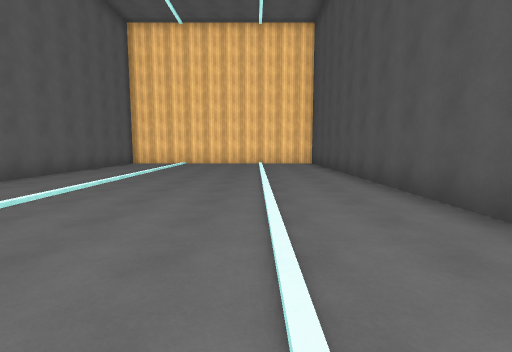
view 1 (above)

19 first-person views from a walk through a 3-D level made in the Unity game engine. The camera is 1.5 m above the floor, tilts 6° down and sees 85° across. The floor is counted in squares, 2 m on a side. Each view is taken from the middle of a square. On the plan, view 1 faces up. The plan holds only what a view shows up to about 10 squares ahead; the rest is blank. The place goes on beyond the plan. Surface patterns are stand-ins for the level's own textures.

view 2
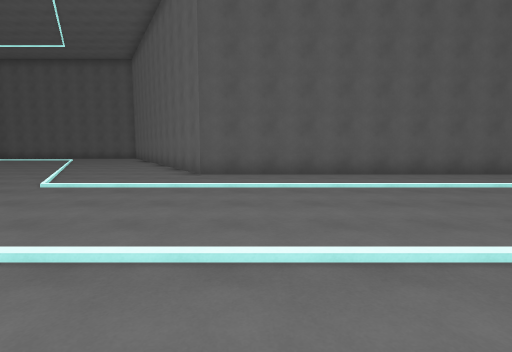

view 3
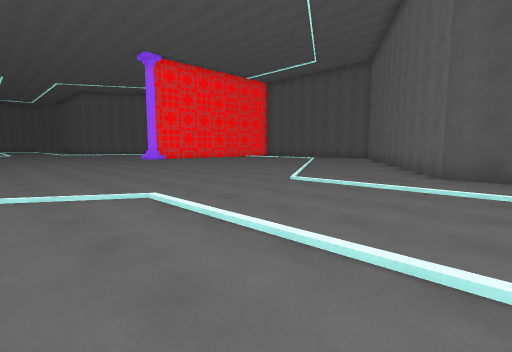

view 4
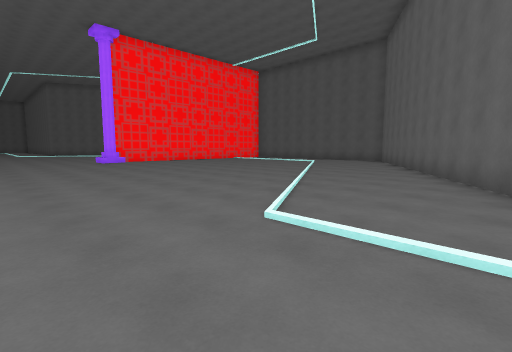

view 5
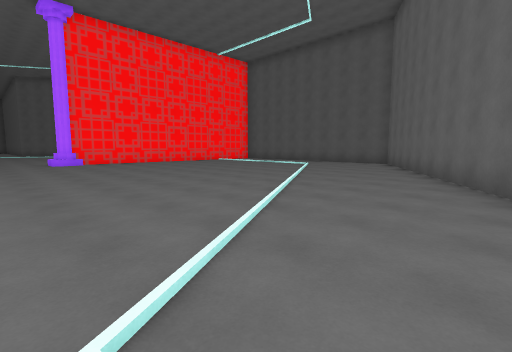

view 6
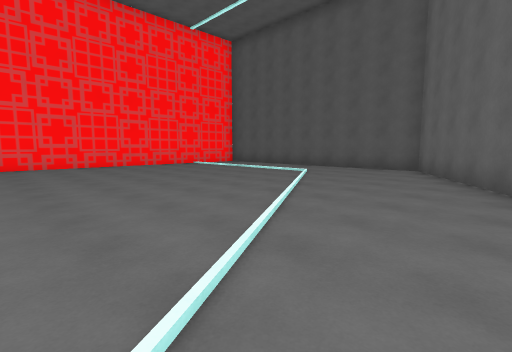

view 7
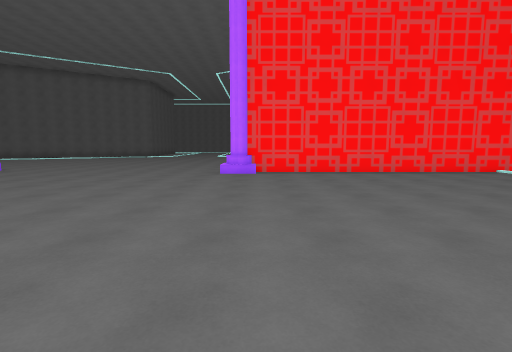

view 8
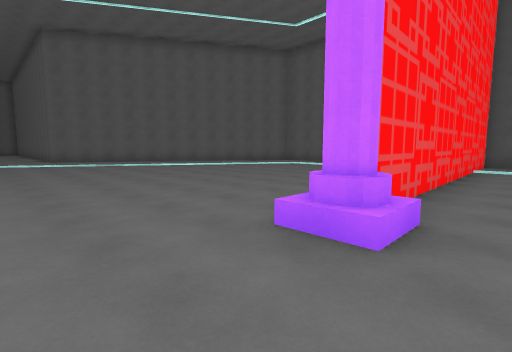

view 9
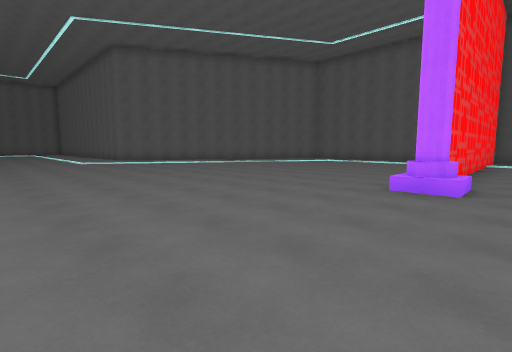

view 10
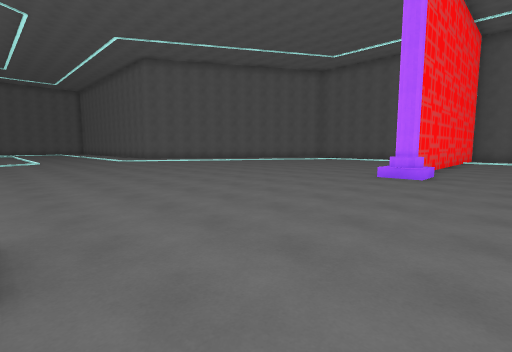

view 11
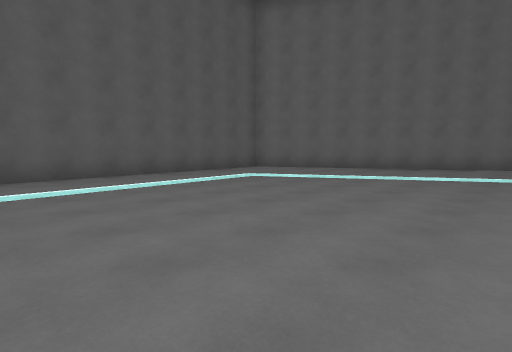

view 12
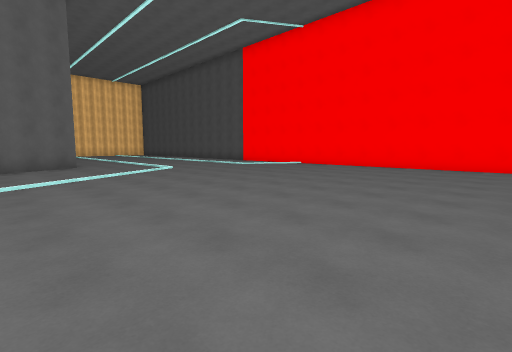

view 13
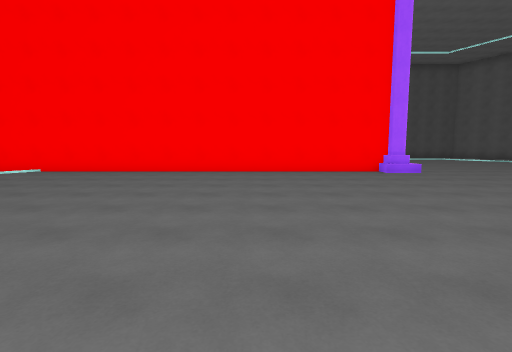

view 14
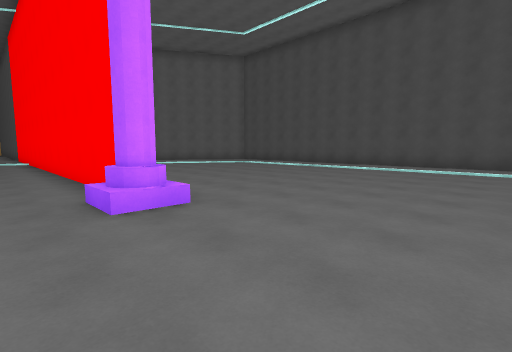

view 15
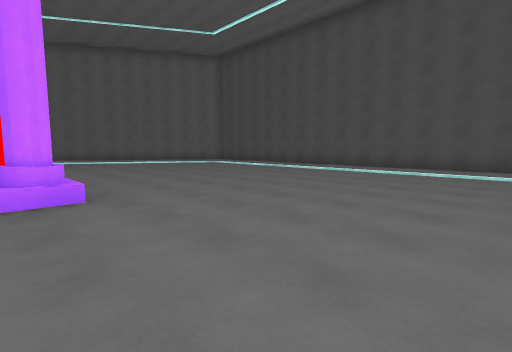

view 16
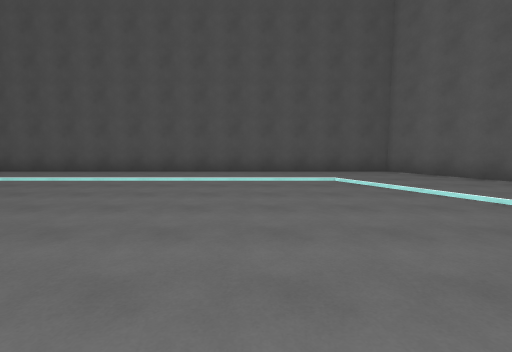

view 17
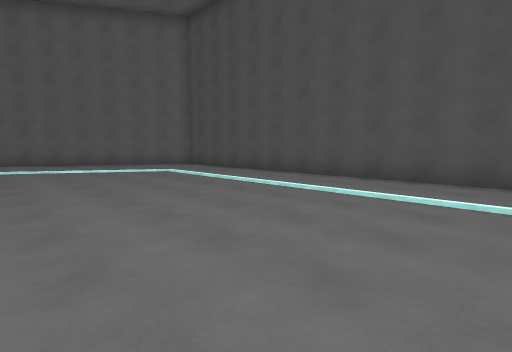

view 18
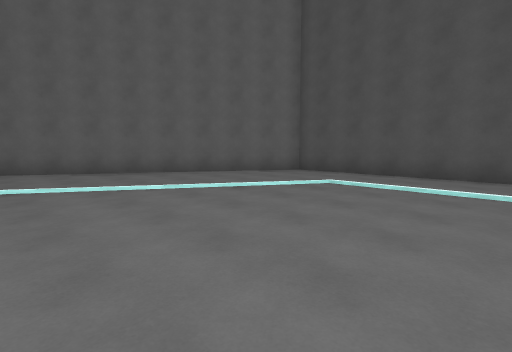

view 19
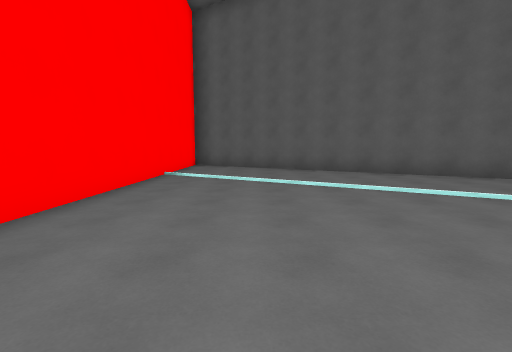

### Floor plan
Key: @ floor where view 1 was taken; # wall or solid block; . floor; / step, stairs or slope; = window, fence, low wall or low ledge.
Columns run from 16 left of view 1 to 13 right of it. Each row starts with its distance up from view 1.
 10           #../../..#
  9           #../../..#
  8           #../../..#
  7           #../../..#
  6           #../../..#
  5           #../../..#
  4           #../../..#
  3           #../../..#
  2           #../../..
  1           #../../..
  0          ##../..@..
 -1         ##.../../..
 -2       ###..../../..#.###
 -3     ###....../../..#...###
 -4    ##..............#.....##
 -5  ###...............#......###
 -6 ##.................#........##
 -7 #...../............#.../.....#
 -8 #...//.............#....//...#
 -9 #../...............#....../..#
-10 #../...............#....../..#
-11 #../...............#....../..#
-12 #../...............#....../..#
-13 #../...............#....../..#
-14 #../...............#....../..#
-15 #==========......./#....../..#
-16          ................./..#
-17       ..................../..#
-18       ..................../..#
-19      ...................../..#
-20      ...................../..#
-21       .............  ...../..#
-22        ............   ..../..#
-23         ...........    ......#
-24          .........      .....#
-25           ........       ..###

Positions as (right, up) in squares from view 1, and headings:
1: (0, 0), facing up
2: (2, 1), facing left
3: (2, 1), facing down-left
4: (-1, -1), facing down-left
5: (-3, -2), facing down-left
6: (-6, -4), facing down-left
7: (-6, -7), facing down
8: (-3, -14), facing down-left
9: (0, -14), facing down-left
10: (2, -13), facing down-left
11: (-8, -14), facing up-left
12: (-8, -12), facing up-right
13: (-6, -11), facing right
14: (1, -19), facing up-right
15: (2, -20), facing up-right
16: (4, -20), facing right
17: (6, -17), facing up-right
18: (5, -12), facing up-right
19: (5, -12), facing up
